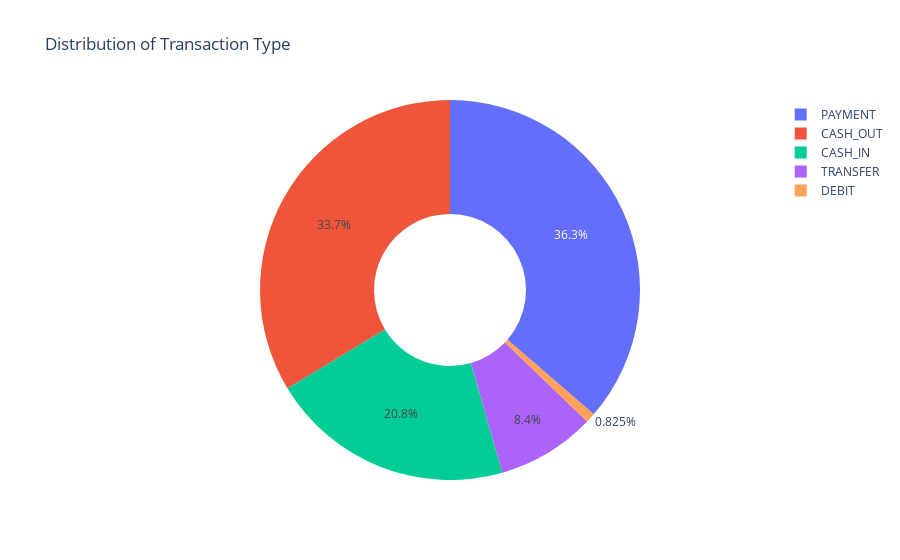

Write notebook code for a chart like this one.
### Code cell
import plotly.express as px
px.pie(df,values=quantity,names=transactions,hole=0.4,title="Distribution of Transaction Type")

### Figure 1 — Plotly figure (JSON) as saved in the notebook; plotly's stock layout.template omitted (floating-point values rounded to 4 significant figures)
{"data": [{"domain": {"x": [0, 1], "y": [0, 1]}, "hole": 0.4, "hovertemplate": "label=%{label}<br>value=%{value}<extra></extra>", "labels": ["PAYMENT", "CASH_OUT", "CASH_IN", "TRANSFER", "DEBIT"], "legendgroup": "", "name": "", "showlegend": true, "type": "pie", "values": [79861, 73992, 45648, 18450, 1814]}], "layout": {"legend": {"tracegroupgap": 0}, "title": {"text": "Distribution of Transaction Type"}}}
